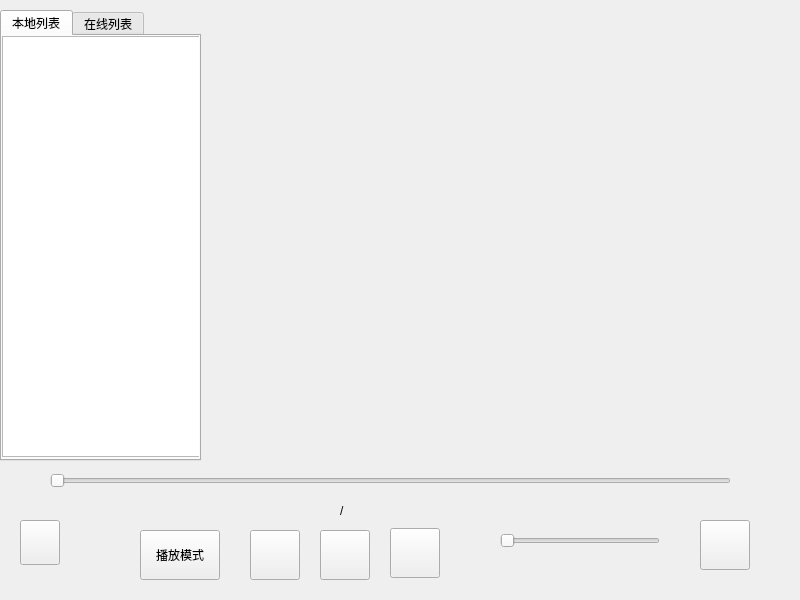
<?xml version="1.0" encoding="UTF-8"?>
<ui version="4.0">
 <class>MusicWindow</class>
 <widget class="QMainWindow" name="MusicWindow">
  <property name="geometry">
   <rect>
    <x>0</x>
    <y>0</y>
    <width>800</width>
    <height>600</height>
   </rect>
  </property>
  <property name="windowTitle">
   <string>MusicWindow</string>
  </property>
  <widget class="QWidget" name="centralwidget">
   <widget class="QTabWidget" name="tabWidget">
    <property name="geometry">
     <rect>
      <x>0</x>
      <y>10</y>
      <width>201</width>
      <height>451</height>
     </rect>
    </property>
    <property name="currentIndex">
     <number>0</number>
    </property>
    <widget class="QWidget" name="tab_list">
     <attribute name="title">
      <string>本地列表</string>
     </attribute>
     <widget class="QListWidget" name="local_list">
      <property name="geometry">
       <rect>
        <x>0</x>
        <y>0</y>
        <width>201</width>
        <height>421</height>
       </rect>
      </property>
     </widget>
    </widget>
    <widget class="QWidget" name="tab_2">
     <attribute name="title">
      <string>在线列表</string>
     </attribute>
     <widget class="QListView" name="listView">
      <property name="geometry">
       <rect>
        <x>0</x>
        <y>0</y>
        <width>201</width>
        <height>421</height>
       </rect>
      </property>
     </widget>
    </widget>
   </widget>
   <widget class="QSlider" name="progress_bar">
    <property name="geometry">
     <rect>
      <x>50</x>
      <y>470</y>
      <width>681</width>
      <height>22</height>
     </rect>
    </property>
    <property name="orientation">
     <enum>Qt::Orientation::Horizontal</enum>
    </property>
   </widget>
   <widget class="QPushButton" name="btn_play">
    <property name="geometry">
     <rect>
      <x>320</x>
      <y>530</y>
      <width>50</width>
      <height>50</height>
     </rect>
    </property>
    <property name="styleSheet">
     <string notr="true">#btn_play[mode=&quot;play&quot;]{border-image: url(:/resource/picture/play.png);}

#btn_play[mode=&quot;play&quot;]:hover{border-image: url(:/resource/picture/play_hover.png);}

#btn_play[mode=&quot;pause&quot;]{border-image: url(:/resource/picture/icon_pause.png);}

#btn_play[mode=&quot;pause&quot;]:hover{border-image: url(:/resource/picture/icon_pause_hover.png);}
</string>
    </property>
    <property name="text">
     <string/>
    </property>
   </widget>
   <widget class="QLabel" name="label_now">
    <property name="geometry">
     <rect>
      <x>280</x>
      <y>500</y>
      <width>61</width>
      <height>21</height>
     </rect>
    </property>
    <property name="text">
     <string/>
    </property>
   </widget>
   <widget class="QLabel" name="label">
    <property name="geometry">
     <rect>
      <x>340</x>
      <y>500</y>
      <width>16</width>
      <height>21</height>
     </rect>
    </property>
    <property name="text">
     <string>/</string>
    </property>
   </widget>
   <widget class="QPushButton" name="btn_pre">
    <property name="geometry">
     <rect>
      <x>250</x>
      <y>530</y>
      <width>50</width>
      <height>50</height>
     </rect>
    </property>
    <property name="styleSheet">
     <string notr="true">#btn_pre{border-image: url(:/resource/picture/icon_previous.png);}

#btn_pre:hover{border-image: url(:/resource/picture/icon_previous_hover.png);}</string>
    </property>
    <property name="text">
     <string/>
    </property>
   </widget>
   <widget class="QPushButton" name="btn_next">
    <property name="geometry">
     <rect>
      <x>390</x>
      <y>528</y>
      <width>50</width>
      <height>50</height>
     </rect>
    </property>
    <property name="styleSheet">
     <string notr="true">#btn_next{border-image: url(:/resource/picture/icon_next.png);}

#btn_next:hover{border-image: url(:/resource/picture/icon_next_hover.png);}</string>
    </property>
    <property name="text">
     <string/>
    </property>
   </widget>
   <widget class="QPushButton" name="btn_load">
    <property name="geometry">
     <rect>
      <x>700</x>
      <y>520</y>
      <width>50</width>
      <height>50</height>
     </rect>
    </property>
    <property name="styleSheet">
     <string notr="true">#btn_load{border-image: url(:/resource/picture/music.png);}
#btn_load:hover{border-image: url(:/resource/picture/music_hover.png);}</string>
    </property>
    <property name="text">
     <string/>
    </property>
   </widget>
   <widget class="QLabel" name="label_all">
    <property name="geometry">
     <rect>
      <x>350</x>
      <y>500</y>
      <width>61</width>
      <height>21</height>
     </rect>
    </property>
    <property name="text">
     <string/>
    </property>
   </widget>
   <widget class="QSlider" name="volume_bar">
    <property name="geometry">
     <rect>
      <x>500</x>
      <y>530</y>
      <width>160</width>
      <height>22</height>
     </rect>
    </property>
    <property name="maximum">
     <number>100</number>
    </property>
    <property name="orientation">
     <enum>Qt::Orientation::Horizontal</enum>
    </property>
   </widget>
   <widget class="QLabel" name="volume">
    <property name="geometry">
     <rect>
      <x>550</x>
      <y>550</y>
      <width>69</width>
      <height>19</height>
     </rect>
    </property>
    <property name="text">
     <string/>
    </property>
    <property name="alignment">
     <set>Qt::AlignmentFlag::AlignCenter</set>
    </property>
   </widget>
   <widget class="QToolButton" name="btn_mode">
    <property name="geometry">
     <rect>
      <x>140</x>
      <y>530</y>
      <width>80</width>
      <height>50</height>
     </rect>
    </property>
    <property name="text">
     <string>播放模式</string>
    </property>
   </widget>
   <widget class="QLabel" name="label_prel">
    <property name="geometry">
     <rect>
      <x>280</x>
      <y>110</y>
      <width>401</width>
      <height>61</height>
     </rect>
    </property>
    <property name="styleSheet">
     <string notr="true">font: 18pt &quot;Microsoft YaHei UI&quot;;</string>
    </property>
    <property name="text">
     <string/>
    </property>
    <property name="alignment">
     <set>Qt::AlignmentFlag::AlignCenter</set>
    </property>
   </widget>
   <widget class="QLabel" name="label_nowl">
    <property name="geometry">
     <rect>
      <x>220</x>
      <y>190</y>
      <width>561</width>
      <height>61</height>
     </rect>
    </property>
    <property name="styleSheet">
     <string notr="true">font: 26pt &quot;Microsoft YaHei UI&quot;;</string>
    </property>
    <property name="text">
     <string/>
    </property>
    <property name="alignment">
     <set>Qt::AlignmentFlag::AlignCenter</set>
    </property>
   </widget>
   <widget class="QLabel" name="label_next">
    <property name="geometry">
     <rect>
      <x>280</x>
      <y>280</y>
      <width>401</width>
      <height>61</height>
     </rect>
    </property>
    <property name="styleSheet">
     <string notr="true">font: 18pt &quot;Microsoft YaHei UI&quot;;</string>
    </property>
    <property name="text">
     <string/>
    </property>
    <property name="alignment">
     <set>Qt::AlignmentFlag::AlignCenter</set>
    </property>
   </widget>
   <widget class="QPushButton" name="btn_back">
    <property name="geometry">
     <rect>
      <x>20</x>
      <y>520</y>
      <width>40</width>
      <height>45</height>
     </rect>
    </property>
    <property name="styleSheet">
     <string notr="true">#btn_back{border-image: url(:/resource/picture/return.png);}
#btn_back:hover{border-image: url(:/resource/picture/return_hover.png);}</string>
    </property>
    <property name="text">
     <string/>
    </property>
   </widget>
  </widget>
 </widget>
 <resources/>
 <connections/>
</ui>
